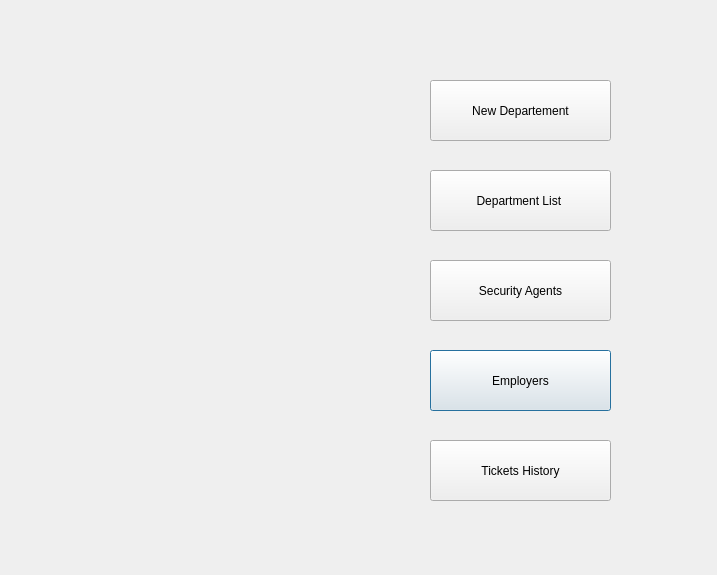
<?xml version="1.0" encoding="UTF-8"?>
<ui version="4.0">
 <class>department_manager</class>
 <widget class="QDialog" name="department_manager">
  <property name="geometry">
   <rect>
    <x>0</x>
    <y>0</y>
    <width>717</width>
    <height>575</height>
   </rect>
  </property>
  <property name="windowTitle">
   <string>Dialog</string>
  </property>
  <property name="styleSheet">
   <string notr="true"/>
  </property>
  <widget class="QPushButton" name="pb_employer">
   <property name="geometry">
    <rect>
     <x>430</x>
     <y>350</y>
     <width>181</width>
     <height>61</height>
    </rect>
   </property>
   <property name="text">
    <string>Employers</string>
   </property>
  </widget>
  <widget class="QPushButton" name="pushButton_4">
   <property name="geometry">
    <rect>
     <x>430</x>
     <y>260</y>
     <width>181</width>
     <height>61</height>
    </rect>
   </property>
   <property name="text">
    <string>Security Agents</string>
   </property>
  </widget>
  <widget class="QPushButton" name="pb_ticket">
   <property name="geometry">
    <rect>
     <x>430</x>
     <y>440</y>
     <width>181</width>
     <height>61</height>
    </rect>
   </property>
   <property name="text">
    <string>Tickets History</string>
   </property>
  </widget>
  <widget class="QPushButton" name="pushButton">
   <property name="geometry">
    <rect>
     <x>430</x>
     <y>80</y>
     <width>181</width>
     <height>61</height>
    </rect>
   </property>
   <property name="text">
    <string>New Departement</string>
   </property>
  </widget>
  <widget class="QPushButton" name="pushButton_2">
   <property name="geometry">
    <rect>
     <x>430</x>
     <y>170</y>
     <width>181</width>
     <height>61</height>
    </rect>
   </property>
   <property name="text">
    <string>Department List </string>
   </property>
  </widget>
 </widget>
 <resources/>
 <connections/>
</ui>
